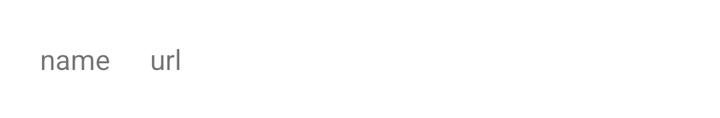
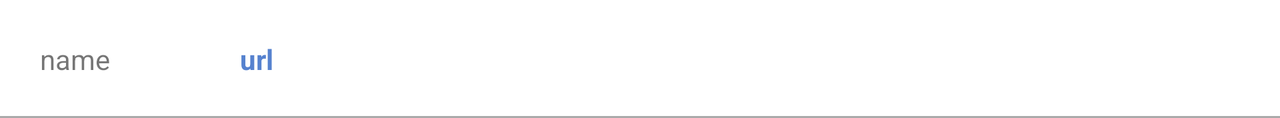

An Android layout and its configuration variant, each rendered on a device that would load it. The default file and the variant file are quoted in full after the pictures.
<!-- AndroidManifest.xml: application theme Theme.NUMAD21Fa_ZanyuanYang -->
<!-- res/layout/link_collector_list.xml -->
<?xml version="1.0" encoding="utf-8"?>
<androidx.constraintlayout.widget.ConstraintLayout xmlns:android="http://schemas.android.com/apk/res/android"
    xmlns:app="http://schemas.android.com/apk/res-auto"
    xmlns:tools="http://schemas.android.com/tools"
    android:layout_width="match_parent"
    android:layout_height="wrap_content">

    <TextView
        android:id="@+id/name"
        android:layout_width="wrap_content"
        android:layout_height="wrap_content"
        android:layout_marginStart="20dp"
        android:layout_marginTop="20dp"
        android:layout_marginBottom="20dp"
        android:text="name"
        app:layout_constraintBottom_toBottomOf="parent"
        app:layout_constraintStart_toStartOf="parent"
        app:layout_constraintTop_toTopOf="parent" />

    <TextView
        android:id="@+id/url"
        android:layout_width="wrap_content"
        android:layout_height="wrap_content"
        android:layout_marginStart="20dp"
        android:text="url"
        app:layout_constraintBottom_toBottomOf="parent"
        app:layout_constraintStart_toEndOf="@+id/name"
        app:layout_constraintTop_toTopOf="parent" />
</androidx.constraintlayout.widget.ConstraintLayout>
<!-- resources referenced by this layout -->
<resources>
  <style name="Theme.NUMAD21Fa_ZanyuanYang" parent="Theme.MaterialComponents.DayNight.DarkActionBar">
          
          <item name="colorPrimary">@color/purple_500</item>
          <item name="colorPrimaryVariant">@color/purple_700</item>
          <item name="colorOnPrimary">@color/white</item>
          
          <item name="colorSecondary">@color/teal_200</item>
          <item name="colorSecondaryVariant">@color/teal_700</item>
          <item name="colorOnSecondary">@color/black</item>
          
          <item name="android:statusBarColor" tools:targetApi="l">?attr/colorPrimaryVariant</item>
          
      </style>
</resources>
<!-- res/layout-land/link_collector_list.xml (the repository's variant of the layout above) -->
<!-- drawn on the phone turned sideways -->
<?xml version="1.0" encoding="utf-8"?>
<androidx.constraintlayout.widget.ConstraintLayout xmlns:android="http://schemas.android.com/apk/res/android"
    xmlns:app="http://schemas.android.com/apk/res-auto"
    xmlns:tools="http://schemas.android.com/tools"
    android:layout_width="match_parent"
    android:layout_height="wrap_content">

    <TextView
        android:id="@+id/name"
        android:layout_width="60dp"
        android:layout_height="wrap_content"
        android:layout_marginStart="20dp"
        android:layout_marginTop="20dp"
        android:layout_marginBottom="20dp"
        android:text="name"
        app:layout_constraintBottom_toBottomOf="parent"
        app:layout_constraintStart_toStartOf="parent"
        app:layout_constraintTop_toTopOf="parent" />

    <TextView
        android:id="@+id/url"
        android:layout_width="wrap_content"
        android:layout_height="wrap_content"
        android:layout_marginStart="40dp"
        android:text="url"
        android:textColor="#5682CF"
        android:textStyle="bold"
        app:layout_constraintBottom_toBottomOf="parent"
        app:layout_constraintStart_toEndOf="@+id/name"
        app:layout_constraintTop_toTopOf="parent" />

    <View
        android:layout_width="match_parent"
        android:layout_height="1dp"
        android:background="@android:color/darker_gray"
        app:layout_constraintBottom_toBottomOf="parent" />
</androidx.constraintlayout.widget.ConstraintLayout>
